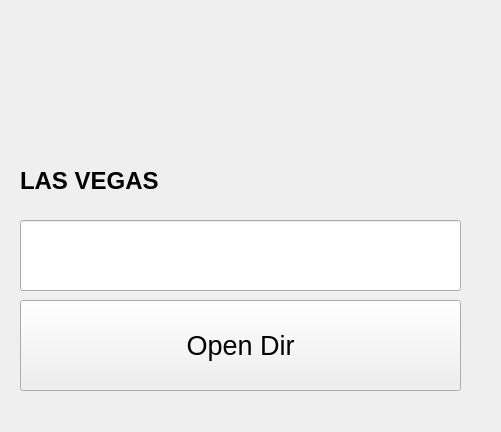
<?xml version="1.0" encoding="UTF-8"?>
<ui version="4.0">
 <class>MainWindow</class>
 <widget class="QMainWindow" name="MainWindow">
  <property name="geometry">
   <rect>
    <x>0</x>
    <y>0</y>
    <width>501</width>
    <height>432</height>
   </rect>
  </property>
  <property name="windowTitle">
   <string>Form1</string>
  </property>
  <property name="autoFillBackground">
   <bool>false</bool>
  </property>
  <widget class="QWidget" name="centralwidget">
   <widget class="QPushButton" name="pushButton">
    <property name="geometry">
     <rect>
      <x>20</x>
      <y>300</y>
      <width>441</width>
      <height>91</height>
     </rect>
    </property>
    <property name="font">
     <font>
      <pointsize>20</pointsize>
     </font>
    </property>
    <property name="text">
     <string>Open Dir</string>
    </property>
   </widget>
   <widget class="QLabel" name="label">
    <property name="geometry">
     <rect>
      <x>20</x>
      <y>20</y>
      <width>131</width>
      <height>131</height>
     </rect>
    </property>
    <property name="text">
     <string/>
    </property>
    <property name="pixmap">
     <pixmap resource="Resource.qrc">:/Icones/emblem-advertisement-dollar.png</pixmap>
    </property>
   </widget>
   <widget class="QLabel" name="label_2">
    <property name="geometry">
     <rect>
      <x>20</x>
      <y>150</y>
      <width>221</width>
      <height>61</height>
     </rect>
    </property>
    <property name="font">
     <font>
      <pointsize>18</pointsize>
      <weight>75</weight>
      <bold>true</bold>
     </font>
    </property>
    <property name="text">
     <string>LAS VEGAS</string>
    </property>
   </widget>
   <widget class="QLabel" name="label_3">
    <property name="geometry">
     <rect>
      <x>310</x>
      <y>10</y>
      <width>91</width>
      <height>81</height>
     </rect>
    </property>
    <property name="text">
     <string/>
    </property>
    <property name="pixmap">
     <pixmap resource="Resource.qrc">:/Icones/xfig.png</pixmap>
    </property>
   </widget>
   <widget class="QLabel" name="label_4">
    <property name="geometry">
     <rect>
      <x>410</x>
      <y>10</y>
      <width>71</width>
      <height>81</height>
     </rect>
    </property>
    <property name="text">
     <string/>
    </property>
    <property name="pixmap">
     <pixmap resource="Resource.qrc">:/Icones/amor.png</pixmap>
    </property>
   </widget>
   <widget class="QLabel" name="label_5">
    <property name="geometry">
     <rect>
      <x>400</x>
      <y>100</y>
      <width>71</width>
      <height>61</height>
     </rect>
    </property>
    <property name="text">
     <string/>
    </property>
    <property name="pixmap">
     <pixmap resource="Resource.qrc">:/Icones/development-ruby.png</pixmap>
    </property>
   </widget>
   <widget class="QLabel" name="label_6">
    <property name="geometry">
     <rect>
      <x>220</x>
      <y>120</y>
      <width>91</width>
      <height>71</height>
     </rect>
    </property>
    <property name="text">
     <string/>
    </property>
    <property name="pixmap">
     <pixmap resource="Resource.qrc">:/Icones/kstars.png</pixmap>
    </property>
   </widget>
   <widget class="QLineEdit" name="lineEdit">
    <property name="geometry">
     <rect>
      <x>20</x>
      <y>220</y>
      <width>441</width>
      <height>71</height>
     </rect>
    </property>
    <property name="font">
     <font>
      <pointsize>30</pointsize>
     </font>
    </property>
   </widget>
  </widget>
 </widget>
 <resources>
  <include location="Resource.qrc"/>
 </resources>
 <connections>
  <connection>
   <sender>pushButton</sender>
   <signal>clicked()</signal>
   <receiver>MainWindow</receiver>
   <slot>OpenDialog()</slot>
   <hints>
    <hint type="sourcelabel">
     <x>168</x>
     <y>232</y>
    </hint>
    <hint type="destinationlabel">
     <x>269</x>
     <y>280</y>
    </hint>
   </hints>
  </connection>
 </connections>
 <slots>
  <slot>OpenDialog()</slot>
  <slot>LowContrast()</slot>
  <slot>HightContrast()</slot>
 </slots>
</ui>
